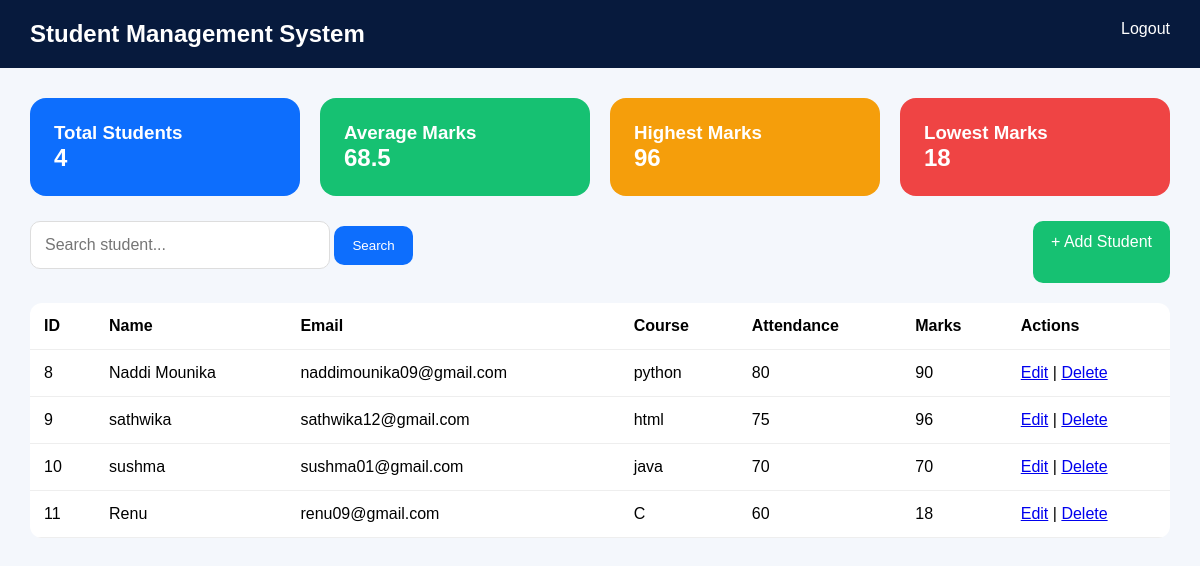
/dashboard, run on the app's committed database.
### tables this page shows
CREATE TABLE students(
    id INTEGER PRIMARY KEY AUTOINCREMENT,
    name TEXT NOT NULL,
    email TEXT UNIQUE,
    course TEXT,
    attendance INTEGER DEFAULT 0,
    marks INTEGER DEFAULT 0
);

### app.py (the view)
@app.route('/dashboard')
def dashboard():
    conn = get_db()
    cursor = conn.cursor()
    search = request.args.get('search', '')
    if search:
        cursor.execute("""
        SELECT * FROM students
        WHERE name LIKE ?
        OR email LIKE ?
        OR course LIKE ?
        """,
        (
            f'%{search}%',
            f'%{search}%',
            f'%{search}%'
        ))
    else:
        cursor.execute("SELECT * FROM students")
    students = cursor.fetchall()
    total_students = len(students)
    marks = [int(student[5]) for student in students] if students else [0]
    avg_marks = round(sum(marks)/len(marks), 2)
    highest_marks = max(marks)
    lowest_marks = min(marks)
    return render_template(
        'dashboard.html',
        students=students,
        total_students=total_students,
        avg_marks=avg_marks,
        highest_marks=highest_marks,
        lowest_marks=lowest_marks,
        search=search
    )

### app.py (called while the page is built)
def get_db():
    conn = sqlite3.connect("database.db")
    return conn

### templates/dashboard.html (shortened to what this page needs)
<!DOCTYPE html>
<html>
<head>
<link rel="stylesheet"
href="{{ url_for('static', filename='css/style.css') }}">
</head>
<body>
<div class="navbar">
<h2>Student Management System</h2>
<a href="/logout">Logout</a>
</div>
<div class="container">
<div class="cards">
<div class="card blue">
<h3>Total Students</h3>
<h2>{{ total_students }}</h2>
</div>
<div class="card green">
<h3>Average Marks</h3>
<h2>{{ avg_marks }}</h2>
</div>
<div class="card orange">
<h3>Highest Marks</h3>
<h2>{{ highest_marks }}</h2>
</div>
<div class="card red">
<h3>Lowest Marks</h3>
<h2>{{ lowest_marks }}</h2>
</div>
</div>
<div class="table-header">
<form method="GET">
<input
type="text"
name="search"
value="{{ search }}"
placeholder="Search student..."
class="search-box"
>
<button class="search-btn">
Search
</button>
</form>
<a href="/add_student"
class="add-btn">
+ Add Student
</a>
</div>
<table>
<tr>
<th>ID</th>
<th>Name</th>
<th>Email</th>
<th>Course</th>
<th>Attendance</th>
<th>Marks</th>
<th>Actions</th>
</tr>
{% for student in students %}
<tr>
<td>{{ student[0] }}</td>
<td>{{ student[1] }}</td>
<td>{{ student[2] }}</td>
<td>{{ student[3] }}</td>
<td>{{ student[4] }}</td>
<td>{{ student[5] }}</td>
<td>
<a href="/edit_student/{{ student[0] }}">Edit</a>
|
<a href="/delete_student/{{ student[0] }}">Delete</a>
</td>
</tr>
{% endfor %}
</table>
</div>
</body>
</html>

### static/css/style.css (style rules this page uses)
* { margin:0; padding:0; box-sizing:border-box; font-family:Arial,sans-serif; }
body { background:#f4f7fc; }
input { width:100%; padding:14px; margin-bottom:14px; border:1px solid #ddd; border-radius:10px; font-size:16px; }
button { width:100%; padding:14px; background:#0d6efd; color:white; border:none; border-radius:10px; cursor:pointer; }
.navbar { background:#071A3D; color:white; padding:20px 30px; display:flex; justify-content:space-between; }
.navbar a { color:white; text-decoration:none; }
.container { padding:30px; }
.cards { display:grid; grid-template-columns:repeat(4,1fr); gap:20px; margin-bottom:25px; }
.card { padding:24px; color:white; border-radius:16px; }
.blue { background:#0d6efd; }
.green { background:#16c172; }
.orange { background:#f59e0b; }
.red { background:#ef4444; }
.table-header { display:flex; justify-content:space-between; margin-bottom:20px; }
.search-box { width:300px; }
.search-btn { width:auto; padding:12px 18px; }
.add-btn { background:#16c172; padding:12px 18px; border-radius:10px; text-decoration:none; color:white; }
table { width:100%; background:white; border-collapse:collapse; border-radius:12px; overflow:hidden; }
th,td { padding:14px; border-bottom:1px solid #eee; text-align:left; }

### data on the page
students: id "8", name "Naddi Mounika", email "naddimounika09@gmail.com", course "python", attendance "80", marks "90"
students: id "9", name "sathwika", email "sathwika12@gmail.com", course "html", attendance "75", marks "96"
students: id "10", name "sushma", email "sushma01@gmail.com", course "java", attendance "70", marks "70"
students: id "11", name "Renu", email "renu09@gmail.com", course "C", attendance "60", marks "18"

### other printed values
{{ total_students }} "4"
{{ avg_marks }} "68.5"
{{ highest_marks }} "96"
{{ lowest_marks }} "18"
